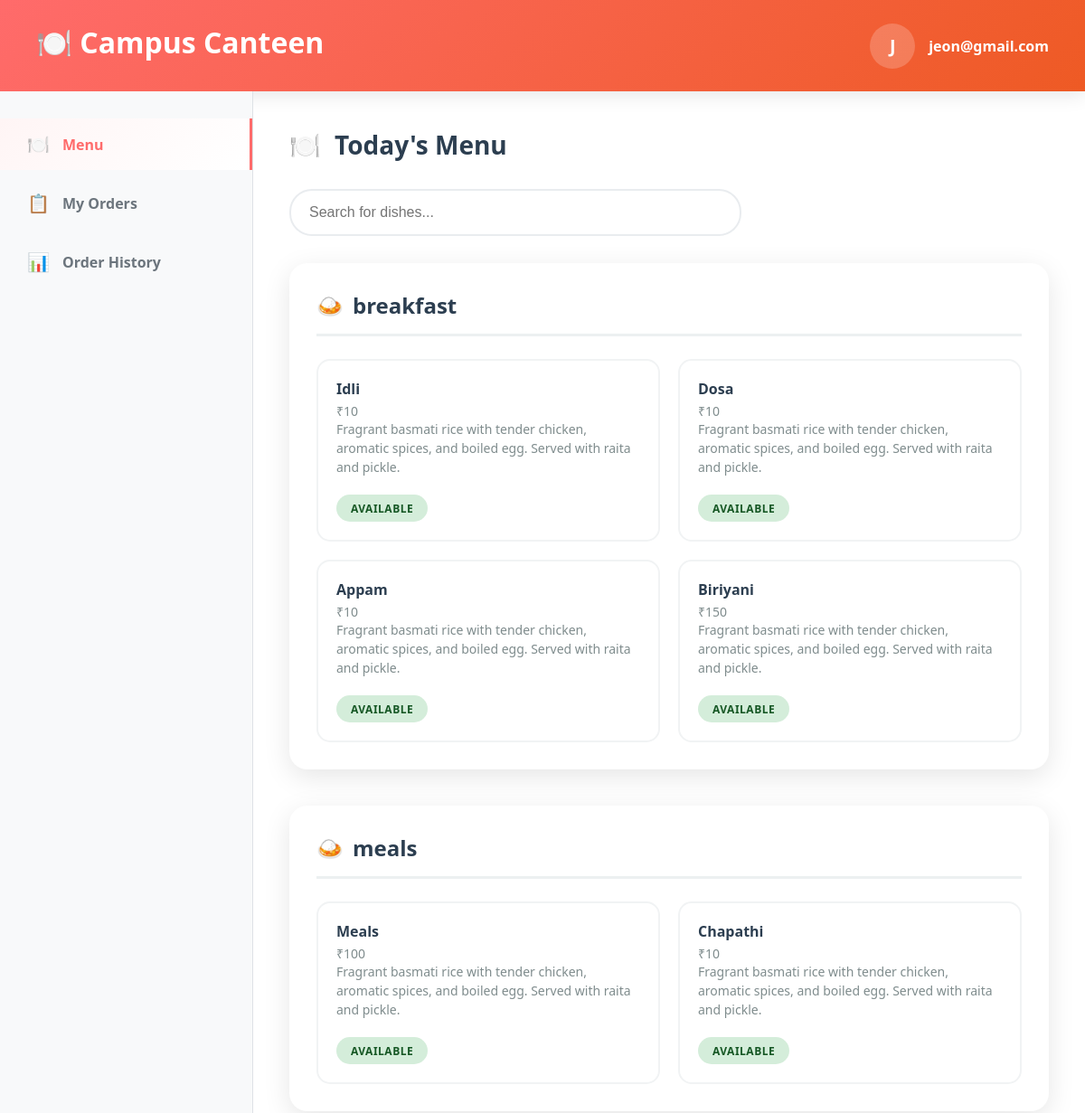
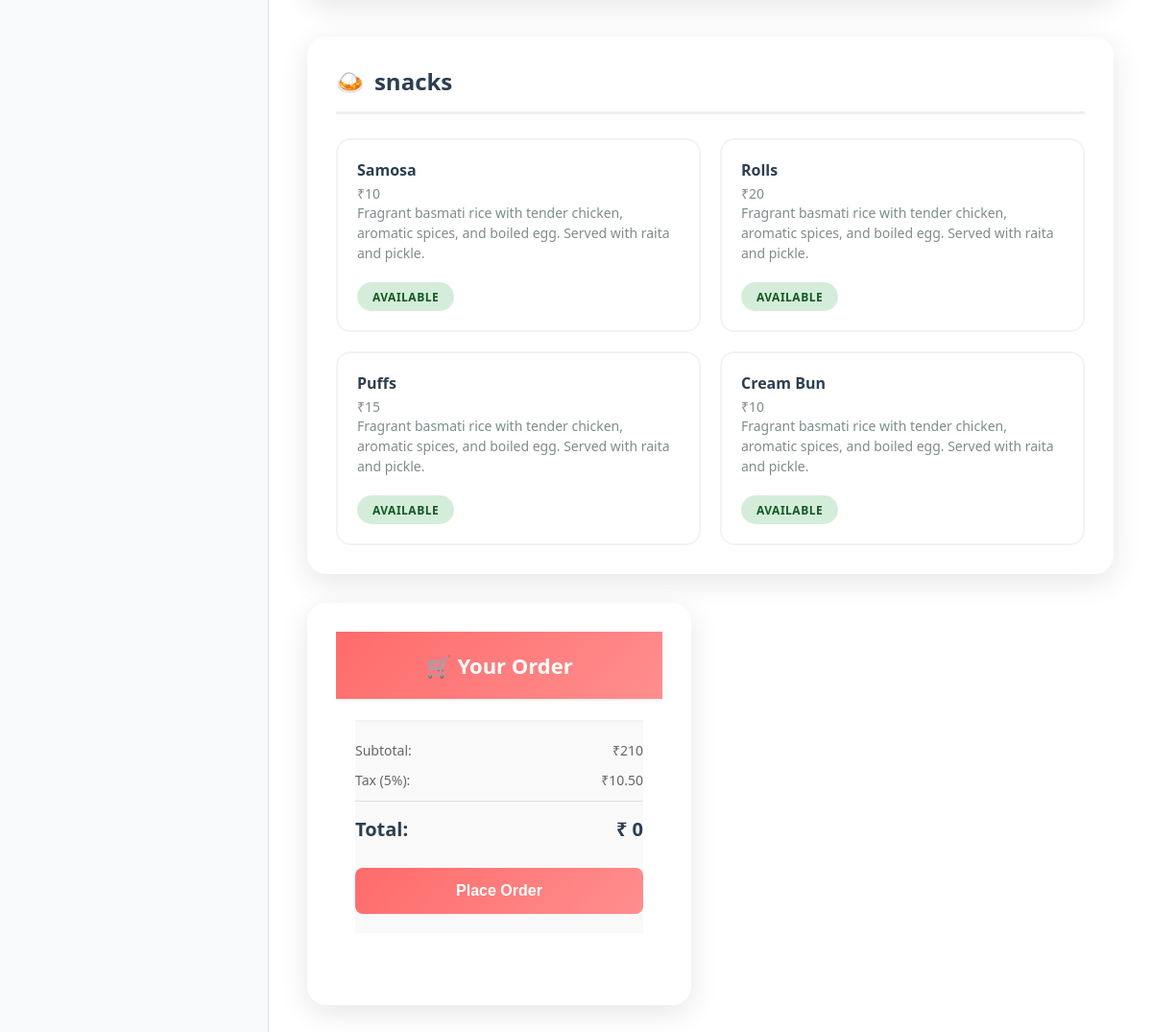
Screenshot of /public/students (signed in) with the database file from the repository (2 pictures, top to bottom).
### tables this page shows
CREATE TABLE `items` (
  `id` int NOT NULL,
  `name` varchar(50) DEFAULT NULL,
  `price` decimal(5,0) NOT NULL,
  `canteen_id` int DEFAULT NULL,
  `image_location` varchar(255) DEFAULT NULL,
  `status` enum('out of stock','available','not ready') NOT NULL DEFAULT 'available',
  `description` text NOT NULL,
  `category_id` int DEFAULT NULL
);

### app/controllers/Students.php (called while the page is built, shortened)
<?php
class Students extends Controller
{
    public function index()
    {
        $cart = new Cart;
        $college_id = $_SESSION['STUDENT']->college_id;
        $sql = "select canteen.id as canteen_id,items.id as item_id,
        items.name as item_name,categories.name as category_name,
        items.price as price from items join canteen on items.canteen_id = canteen.id join
        categories on items.category_id = categories.id join college
         on canteen.college_id = college.id where college.id = $college_id";
        $items = $this->query($sql);
        foreach ($items as $item) {
            $category = $item->category_name;
            if (!isset($grouped[$category])) {
                $grouped[$category] = [];
            }
            $grouped[$category][] = $item;
        }
        $student_id = $_SESSION['STUDENT']->id;
        $carts = $cart->join(
            ['items' => 'cart.item_id = items.id'],
            ['cart.student_id' => $student_id],
            'cart.*, items.name,items.price,items.canteen_id',
            'asc',
            'date'
        );
        $data['carts'] = $carts;
        $data['grouped'] = $grouped;
        $data['total'] = 0;
        $this->view('students/index', $data);
    }
}

### app/core/App.php (called while the page is built, shortened)
<?php
class App
{
    private $method = 'index';
    private function splitURL()
    {
        $URL = $_GET['url'] ?? 'home';
        $URL = explode("/", trim($URL, "/"));
        return $URL;
    }
    public function loadController()
    {
        $URL = $this->splitURL();
        $filename = "../app/controllers/" . ucfirst($URL[0]) . ".php";
        if (file_exists($filename)) {
            unset($URL[0]);
        } else {
            $filename = "../app/controllers/_404.php";
            if (file_exists($filename)) {
                require $filename;
                $this->controller = "_404";
            }
        }
        $controller = new $this->controller();
        call_user_func_array([$controller, $this->method], $URL);
    }
}

### public/index.php (called while the page is built, shortened)
<?php
$app = new App;
$app->loadController();

### app/core/Database.php (called while the page is built, shortened)
<?php
trait Database
{
    private function connect()
    {
        $string = "mysql:hostname=" . DBHOST . ";dbname=" . DBNAME;
        $con = new PDO($string, DBUSER, DBPASS);
        $con->setAttribute(PDO::ATTR_ERRMODE, PDO::ERRMODE_EXCEPTION);
        return $con;
    }
    public function query($query, $data = [], $returnInsertId = false)
    {
        $con = $this->connect();
        $stm = $con->prepare($query);
        $check  = $stm->execute($data);
        if ($check) {
            $result = $stm->fetchAll(PDO::FETCH_OBJ);
            if (is_array($result) && count($result)) {
                return $result;
            }
        }
        return false;
    }
}

### app/core/Model.php (called while the page is built, shortened)
<?php
trait Model
{
    protected $limit = 10;
    protected $offset = 0;
    protected $order_type = "desc";
    protected $order_column = "id";
    public function where($data, $data_not = [])
    {
        $keys = array_keys($data);
        $query = "select * from $this->table where ";
        foreach ($keys as $key) {
            $query .= $key . " = :" . $key . " AND ";
        }
        $query = trim($query, " AND ");
        $query .= " order by $this->order_column $this->order_type limit $this->limit offset $this->offset ";
        $data = array_merge($data, $data_not);
        return $this->query($query, $data);
    }
    public function join($joins = [], $where = [], $selectColumns = '*', $order_type = '', $order_by = '')
    {
        $query = "SELECT {$selectColumns} FROM {$this->table} ";
        foreach ($joins as $table => $onCondition) {
            $query .= "JOIN {$table} ON {$onCondition} ";
        }
        if (!empty($where)) {
            $query .= "WHERE ";
            foreach ($where as $key => $value) {
                $placeholder = str_replace('.', '_', $key);
                $query .= "$key = :$placeholder AND ";
                $where[$placeholder] = $value;
                unset($where[$key]);
            }
            $query = rtrim($query, ' AND ');
        }
        if (!empty($order_by)) {
            $this->order_column = $order_by;
        }
        if (!empty($order_type)) {
            $this->order_type = $order_type;
        }
        $query .= " ORDER BY {$this->order_column} {$this->order_type} LIMIT {$this->limit} OFFSET {$this->offset}";
        return $this->query($query, $where);
    }
}

### app/views/students/index.view.php (the view, shortened to what this page needs)
<!DOCTYPE html>
<html lang="en">
<head>
    <link rel="stylesheet" href="<?= ROOT ?>assets/css/index.css">
</head>
<body>
    <div class="app-container">
        <?php
        require 'header.view.php';
        ?>
        <div class="main-content">
            <?php
            require 'sidebar.view.php';
             ?>
            <div class="content-area">
                <div id="menu-page" class="page active">
                    <div class="page-title">
                        <span>🍽️</span>
                        <span>Today's Menu</span>
                    </div>
                    <input type="text" class="search-bar" placeholder="Search for dishes..." id="searchInput" oninput="searchItems()">
                    <div class="menu-grid">
                        <div class="menu-categories">
                            <?php foreach ($grouped as $key => $values): ?>
                                <div class="category-section">
                                    <h2 class="category-title">
                                        <span>🍛</span>
                                        <span><?= $key ?></span>
                                    </h2>
                                    <div class="menu-items-grid">
                                        <?php foreach ($values as $value): ?>
                                            <div class="menu-item" data-item-id="<?= $value->item_id ?>">
                                                <div class="item-header">
                                                    <div class="item-name"><?= ucwords($value->item_name) ?></div>
                                                    <div class="item-price">₹<?= $value->price ?></div>
                                                </div>
                                                <div class="item-description">Fragrant basmati rice with tender chicken, aromatic spices, and boiled egg. Served with raita and pickle.</div>
                                                <div class="item-footer">
                                                    <div class="availability available">Available</div>
                                                </div>
                                            </div>
                                        <?php endforeach; ?>
                                    </div>
                                </div>
                            <?php endforeach; ?>
                        </div>
                        <form action="<?= ROOT ?>students/order">
                            <div class="cart-panel">
                                <div class="cart-header">
                                    <span class="cart-title">🛒 Your Order</span>
                                </div>
                                <div class="cart-items cart-item-template" id="cart-items">
                                    <div class="cart-summary" id="cart-summary">
                                        <div class="summary-row">
                                            <span>Subtotal:</span>
                                            <span id="subtotal">₹210</span>
                                        </div>
                                        <div class="summary-row">
                                            <span>Tax (5%):</span>
                                            <span id="tax">₹10.50</span>
                                        </div>
                                        <div class="summary-row summary-total">
                                            <span>Total:</span>
                                            <span id="total">₹ <h1=3 id="full-total-price"><?= $total ?></h3></span>
                                        </div>
                                        <button class="checkout-btn" id="checkout-btn" onclick="checkout()">
                                            Place Order
                                        </button>
                                    </div>
                                </div>
                            </div>
                        </form>
                    </div>
</body>
</html>

### public/assets/css/index.css (style rules this page uses)
* { margin: 0; padding: 0; box-sizing: border-box; }
body { font-family: "Segoe UI", Tahoma, Geneva, Verdana, sans-serif; min-height: 100vh; color: #333; overflow-x: hidden; }
.app-container { margin: 0 auto; background: white; min-height: 100vh; box-shadow: 0 0 30px rgba(0, 0, 0, 0.2); }
.cart-panel { width: 400px; background: white; border-radius: 20px; padding: 30px; box-shadow: 0 8px 30px rgba(0, 0, 0, 0.1); position: sticky; top: 40px; height: fit-content; overflow: hidden; }
.item-footer { display: flex; justify-content: space-between; align-items: center; }
.cart-header { display: flex; align-items: center; justify-content: center; gap: 12px; padding: 20px 0; background: linear-gradient(135deg, #ff6b6b, #ff8e8e); color: white; border-bottom: 2px solid #f1f3f4; }
.cart-title { font-size: 22px; font-weight: bold; color: #fff; text-align: center; }
.cart-items { padding: 20px; margin-bottom: 25px; max-height: 400px; overflow-y: auto; }
.cart-item-name, .item-name { font-weight: 600; font-size: 16px; color: #2c3e50; margin-bottom: 4px; }
.cart-item-price, .item-price { font-size: 14px; color: #7f8c8d; }
.cart-summary { padding: 20px 0; border-top: 2px solid #f1f3f4; background: #f9f9f9; }
.summary-row { display: flex; justify-content: space-between; margin-bottom: 12px; font-size: 14px; color: #666; }
.summary-total { font-weight: bold; font-size: 20px; color: #2c3e50; border-top: 1px solid #dee2e6; padding-top: 15px; }
.checkout-btn, .addCart-btn, .addCart-btn-success { width: 100%; padding: 15px; background: linear-gradient(135deg, #ff6b6b, #ff8e8e); color: white; border: none; border-radius: 8px; font-size: 16px; font-weight: 600; cursor: pointer; transition: all 0.3s; margin-top: 15px; }
.main-content { display: flex; min-height: calc(100vh - 120px); }
.menu-grid { display: grid; grid-template-columns: 1fr 350px; gap: 40px; }
.menu-categories { display: flex; flex-direction: column; gap: 40px; }
.category-section { background: white; border-radius: 20px; padding: 30px; box-shadow: 0 8px 30px rgba(0, 0, 0, 0.1); }
.category-title { font-size: 24px; font-weight: bold; color: #2c3e50; margin-bottom: 25px; padding-bottom: 15px; border-bottom: 3px solid #ecf0f1; display: flex; align-items: center; gap: 10px; }
.menu-items-grid { display: grid; grid-template-columns: repeat(auto-fit, minmax(320px, 1fr)); gap: 20px; }
.menu-item { background: #fff; border-radius: 15px; padding: 20px; border: 2px solid #f1f3f4; transition: all 0.3s ease; cursor: pointer; }
.item-description { color: #7f8c8d; font-size: 14px; margin-bottom: 20px; line-height: 1.5; }
.availability { padding: 7px 16px; border-radius: 25px; font-size: 12px; font-weight: 700; text-transform: uppercase; letter-spacing: 0.5px; height:30px; }
.available { background: #d4edda; color: #155724; }
.page-title { font-size: 28px; font-weight: bold; color: #2c3e50; margin-bottom: 30px; display: flex; align-items: center; gap: 15px; }
.search-bar { width: 100%; max-width: 500px; padding: 15px 20px; border: 2px solid #e9ecef; border-radius: 25px; font-size: 16px; margin-bottom: 30px; transition: all 0.3s ease; }
@media (max-width: 1200px) { .menu-grid { grid-template-columns: 1fr; gap: 30px; } }
@media (max-width: 1200px) { .cart-panel { position: relative; top: 0; } }

### public/assets/css/sidebar.css (style rules this page uses)
.content-area { flex: 1; padding: 40px; overflow-y: auto; }

### rows the page displays
items: name "Idli", price "10"
items: name "Dosa", price "10"
items: name "Appam", price "10"
items: name "Biriyani", price "150"
items: name "Meals", price "100"
items: name "Chapathi", price "10"
items: name "Samosa", price "10"
items: name "Rolls", price "20"
items: name "Puffs", price "15"
items: name "Cream Bun", price "10"

### other values shown
$_SESSION['STUDENT']->email[0] "J"
$_SESSION['STUDENT']->email "jeon@gmail.com"
$key "breakfast"
$key "meals"
$key "snacks"
$total "0"
